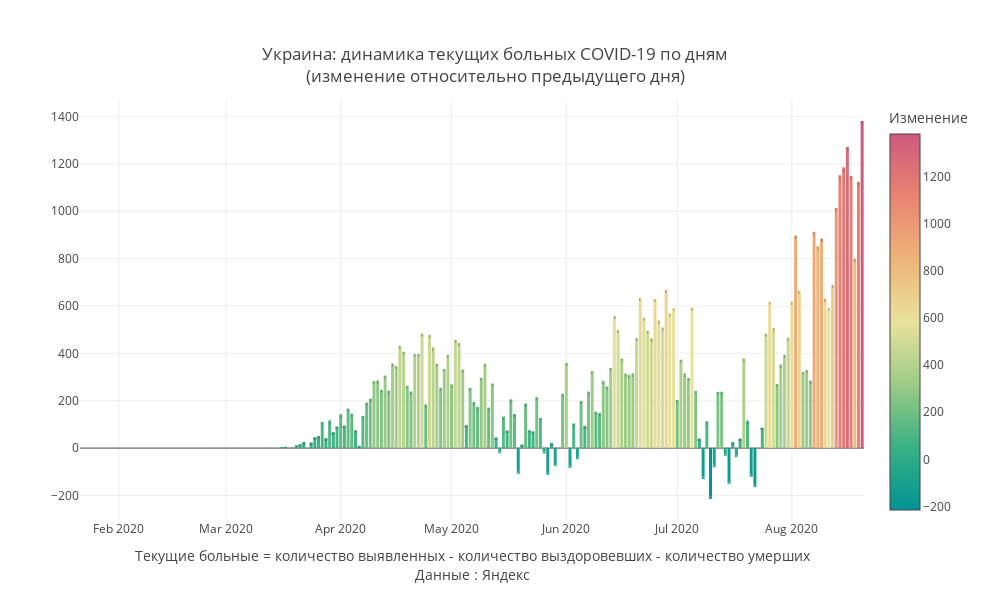

Notebook code cell kept with this figure:
### Code cell
mask = X.Country ==my_country
#mask = (X.Date>'2020-05-01')&(X.Region==my_region)
Y = X[mask]

#Y['base'] = Y['Change_dayconf']*Y['Change_dayconf'].apply(lambda d:0 if d>0 else 1)
Y['Date']= pd.to_datetime(Y.Date)
fig = go.Figure()
fig.add_trace(
              go.Bar(x = Y.Date,y=Y.Change_remill,text = Y['Change_remill'],textposition = 'inside',hoverinfo='x+y',
                
                #marker_color=Y['Change_remill'].apply(lambda d:'crimson' if d>0 else 'green'),
                marker_color = Y['Change_remill'],marker_colorscale = 'Temps',marker_colorbar ={'tickmode':'auto',
                                    'title':{'text':'Изменение','side':'top'}})     
                )
fig.update_layout(
    annotations=[
#         dict(
#             x='2020-04-13',
#             y=10594,
#             xref="x",
#             yref="y",
#             text="Введение<br>пропускной<br>системы в Москве",
#             showarrow=True,
#             arrowhead=2,
#             ax=0,
#             ay=-60),
#         dict(
#             x='2020-06-09',
#             y=-3877,
#             xref="x",
#             yref="y",
#             text="Отмена<br>пропускной<br>системы в Москве",
#             showarrow=True,
#             arrowhead=2,
#             ax=-20,
#             ay=40),
#         dict(
#             x='2020-05-20',
#             y=-2816,
#             xref="x",
#             yref="y",
#             text="20 мая",
#             showarrow=True,
#             arrowhead=2,
#             ax=-20,
#             ay=40),
        
        dict(x=0.5,y=-0.15,
            showarrow=False,
            text="",
            xref="paper",
            yref="paper")],
                  title=f'{my_country}: динамика текущих больных COVID-19 по дням<br>(изменение относительно предыдущего дня)',
                  title_x = 0.5,
                  title_y= 0.9,
                  title_xanchor = "center",
                  title_yanchor = "bottom", 
                  legend_x = 0.05,legend_y = 0.98,
                  width = 990, height = 600,template = 'gridon',
    
    
                  xaxis_title='Текущие больные = количество выявленных - количество выздоровевших - количество умерших'+
                               '<br>Данные : Яндекс',
    yaxis_title = ' '
)


fig.show()

### Figure 1 — Plotly figure (JSON) as saved in the notebook; plotly's stock layout.template omitted (floating-point values rounded to 4 significant figures; data arrays with more than 128 entries replaced by an {"elided": "..."} marker saying what was removed)
{"data": [{"hoverinfo": "x+y", "marker": {"color": {"elided": "212 int values"}, "colorbar": {"tickmode": "auto", "title": {"side": "top", "text": "Изменение"}}, "colorscale": [[0, "rgb(0, 147, 146)"], [0.1667, "rgb(57, 177, 133)"], [0.3333, "rgb(156, 203, 134)"], [0.5, "rgb(233, 226, 156)"], [0.6667, "rgb(238, 180, 121)"], [0.8333, "rgb(232, 132, 113)"], [1, "rgb(207, 89, 126)"]]}, "text": {"elided": "212 int values"}, "textposition": "inside", "type": "bar", "x": {"elided": "212 str values"}, "y": {"elided": "212 int values"}}], "layout": {"annotations": [{"showarrow": false, "text": "", "x": 0.5, "xref": "paper", "y": -0.15, "yref": "paper"}], "height": 600, "legend": {"x": 0.05, "y": 0.98}, "title": {"text": "Украина: динамика текущих больных COVID-19 по дням<br>(изменение относительно предыдущего дня)", "x": 0.5, "xanchor": "center", "y": 0.9, "yanchor": "bottom"}, "width": 990, "xaxis": {"title": {"text": "Текущие больные = количество выявленных - количество выздоровевших - количество умерших<br>Данные : Яндекс"}}, "yaxis": {"title": {"text": " "}}}}
